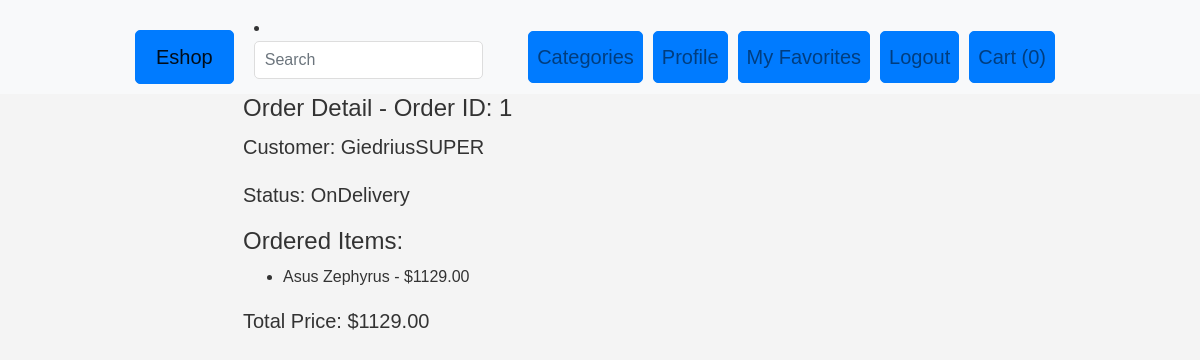
The page /order_detail/1/ (signed in) on the database as committed earlier.
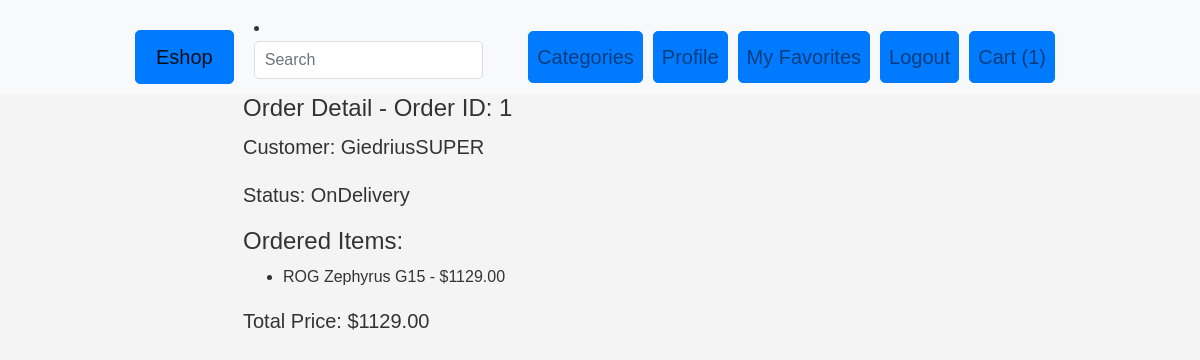
The same page on the database as committed later.
### eshopas_app/models.py (models this page shows, shortened)
class Cart(models.Model):
    user = models.OneToOneField(User, on_delete=models.CASCADE)

class Product(models.Model):
    product_id = models.IntegerField(default=0)
    name = models.CharField(max_length=100)
    price = models.DecimalField(max_digits=10, decimal_places=2)
    category = models.ForeignKey(Category, on_delete=models.CASCADE, default=1)
    image = models.ImageField(upload_to='product_images/', blank=True, null=True)
    thumbnail = ImageSpecField(source='image', processors=[ResizeToFill(150, 200)], format='JPEG', options={'quality': 90})
    is_featured = models.BooleanField(default=True)
    stock = models.PositiveIntegerField(default=0)
    description = models.TextField(blank=True)
    favorites = models.ManyToManyField(User, related_name='favorites', blank=True)

### eshopas_app/views.py (the view)
# urls.py: path('order_detail/<int:order_id>/', views.order_detail_view, name='order_detail'),
@login_required
def order_detail_view(request, order_id):
    try:
        order = get_object_or_404(Order, id=order_id, customer__user=request.user)
        order_items = order.products.all()  # Retrieve the ordered products using the related name
        total_price = sum(item.price for item in order_items)
    except Order.DoesNotExist:
        order = get_product_by_id
        order_items = CartItem
        total_price = enumerate
    context = {
        'order': order,
        'order_items': order_items,
        'total_price': total_price,
    }
    return render(request, 'order_detail.html', context)

### eshopas_app/models.py (called while the page is built)
    def __str__(self):
        return self.status_type

### eshopas_app/templates/order_detail.html (shortened to what this page needs)
{% extends 'base.html' %}
{% load custom_filters %}
{% block content %}
    <div class="container">
        {% if order %}
            <h2>Order Detail - Order ID: {{ order.id }}</h2>
            <p>Customer: {{ order.customer.user.username }}</p>
            <p>Status: {{ order.status }}</p>
            <h3>Ordered Items:</h3>
            {% if order_items %}
                <ul>
                    {% for item in order_items %}
                        <li>{{ item.name }} - ${{ item.price }}</li>
                    {% endfor %}
                </ul>
            {% else %}
                <p>No items found.</p>
            {% endif %}
            <p>Total Price: ${{ total_price }}</p>
        {% else %}
            <p>Order not found.</p>
        {% endif %}
    </div>
{% endblock %}

### eshopas_app/templates/base.html (shortened to what this page needs)
<!DOCTYPE html>
{% load static %}
{% load cart_tags %}
{% load myfilters %}
<html lang="en">
<head>
    <link rel="stylesheet" href="https://stackpath.bootstrapcdn.com/bootstrap/4.1.3/css/bootstrap.min.css">
    <link rel="stylesheet" type="text/css" href="{% static 'css/styles.css' %}">
</head>
<body>
<nav class="navbar navbar-expand-lg navbar-light bg-light">
    <div class="container">
        <a class="navbar-brand btn btn-primary" href="/">Eshop</a>
        <li>
            <form action="{% url 'search' %}" method="get" class="form-inline my-2 my-md-0">
                <input name="query" class="form-control" type="text" placeholder="Search">
            </form>
        </li>
        <div class="collapse navbar-collapse" id="navbarNavAltMarkup">
            <div class="navbar-nav ml-auto">
                <a class="nav-item nav-link btn btn-primary" href="/category/">Categories</a>
                {% if user.is_authenticated %}
                    <a class="nav-item nav-link btn btn-primary" href="/profile/">Profile</a>
                    <a class="nav-item nav-link btn btn-primary" href="/my-favorites/">My Favorites</a>
                    <a class="nav-item nav-link btn btn-primary" href="/logout/">Logout</a>
                    {% if request.user.cart %}
                        <a class="nav-item nav-link btn btn-primary cart-link" href="/cart-detail/">
                            Cart ({{ request.user.cart.cartitem_set.count }})
                        </a>
                    {% else %}
                        <a class="nav-item nav-link btn btn-primary cart-link" href="/cart-detail/">
                            Cart (0)
                        </a>
                    {% endif %}
                {% else %}
                    <a class="nav-item nav-link btn btn-primary" href="{% url 'login' %}">Login</a>
                    <a class="nav-item nav-link btn btn-primary" href="/register/">Register</a>
                {% endif %}
            </div>
        </div>
    </div>
</nav>
<div class="container">
    {% block content %}
    {% endblock %}
</div>
</body>
</html>

Rows that differ between the two databases and show on the page:
changed Product: name "Asus Zephyrus" → "ROG Zephyrus G15"
Other text that changed with them:
{{ request.user.cart.cartitem_set.count }}: "0" → "1"
